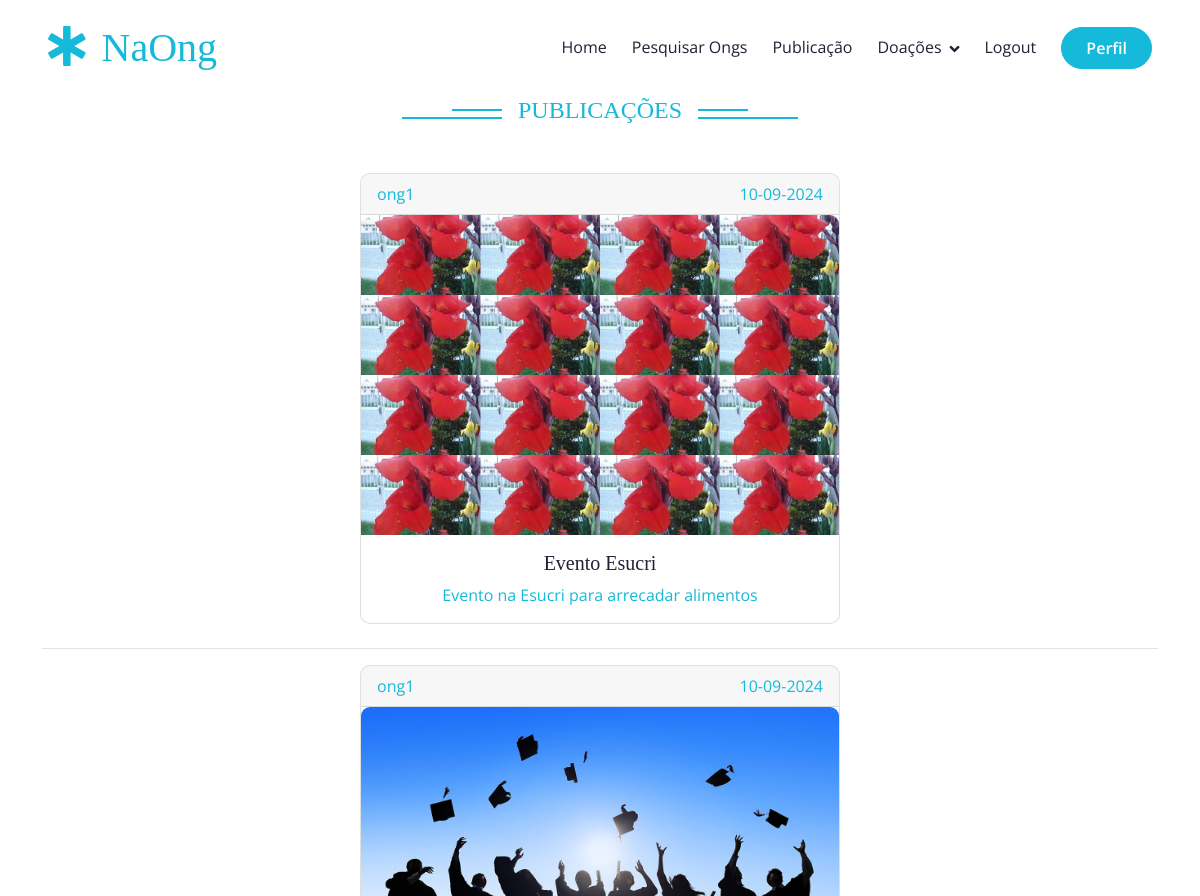
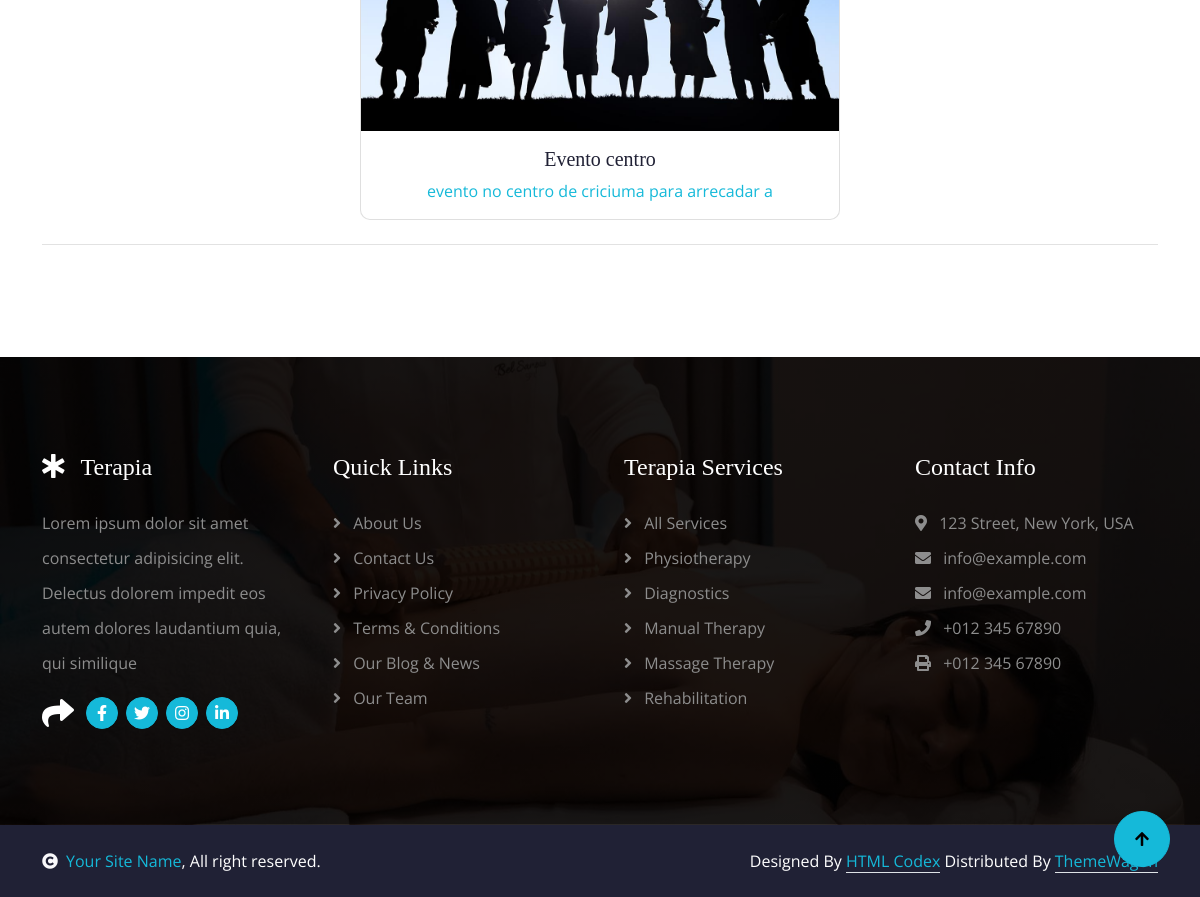
Page /lista_publicacao.php (signed in) on the committed database (2 pictures, top to bottom).
### tables this page shows
CREATE TABLE `publicacoes` (
  `id_publicacoes` int(11) NOT NULL AUTO_INCREMENT,
  `id_ong` int(11) DEFAULT NULL,
  `titulo` varchar(45) DEFAULT NULL,
  `descricao` varchar(45) DEFAULT NULL,
  `dtpublicacao` datetime DEFAULT NULL,
  `arquivo` varchar(45) DEFAULT NULL,
  PRIMARY KEY (`id_publicacoes`)
);

CREATE TABLE `ongs` (
  `id_ong` int(11) NOT NULL AUTO_INCREMENT,
  `cnpj` varchar(45) NOT NULL,
  `razao_social` varchar(45) DEFAULT NULL,
  `nome_fantasia` varchar(45) DEFAULT NULL,
  `endereco` varchar(45) DEFAULT NULL,
  `cidade` varchar(45) DEFAULT NULL,
  `cep` varchar(45) DEFAULT NULL,
  `estado` varchar(45) DEFAULT NULL,
  `pais` varchar(45) DEFAULT NULL,
  `telefone` varchar(45) DEFAULT NULL,
  `email` varchar(45) NOT NULL,
  `data_cadastro` datetime DEFAULT NULL,
  `ativo` char(1) DEFAULT NULL,
  `senha` varchar(200) DEFAULT NULL,
  `foto_perfil` varchar(255) DEFAULT NULL,
  `area_atuacao` varchar(255) DEFAULT NULL,
  `id_departamento` int(11) DEFAULT NULL,
  `descricao` varchar(255) DEFAULT NULL,
  `latitude` varchar(255) DEFAULT NULL,
  `longitude` varchar(255) DEFAULT NULL,
  PRIMARY KEY (`id_ong`,`cnpj`,`email`),
  KEY `fk_id_departamento_idx` (`id_departamento`),
  CONSTRAINT `fk_id_departamento` FOREIGN KEY (`id_departamento`) REFERENCES `departamentos` (`id_departamento`)
);

### lista_publicacao_model.php (called while the page is built)
<?php
include 'banco.php';
$sql_list_publicacoes = "SELECT p.*, o.nome_fantasia FROM publicacoes p inner join ongs o on o.id_ong = p.id_ong ORDER BY id_publicacoes DESC LIMIT 10";
$result_list_publicacoes = $conn->query($sql_list_publicacoes);
$list_publicacoes = $result_list_publicacoes->fetch_all(MYSQLI_ASSOC);

### lista_publicacao.php (the view)
<?php
include('./cabecalho.php');
include('./lista_publicacao_model.php');
?>
<div class="container-fluid feature py-5">
    <div class="container py-5">
        <div class="section-title mb-5 wow fadeInUp" data-wow-delay="0.1s">
            <div class="sub-style">
                <h4 class="sub-title px-3 mb-0">PUBLICAÇÕES</h4>
            </div>
        </div>
        <?php foreach ($list_publicacoes as $key => $publicacoes) {
            $dataPublicacao = DateTime::createFromFormat('Y-m-d H:i:s', $publicacoes['dtpublicacao']);
            $dataFormatada = $dataPublicacao ? $dataPublicacao->format('d-m-Y') : '';
        ?>
            <div class="d-flex justify-content-center align-items-center text-center mb-4">
                <a href="./cadastro_publicacao.php?id_publicacao=<?php echo $publicacoes['id_publicacoes'] ?>">
                    <div class="card" style="width: 30rem;">
                        <div class="card-header d-flex justify-content-between">
                            <span class="text-left"><?php echo $publicacoes['nome_fantasia'] ?></span>
                            <span class="text-right"><?php echo $dataFormatada ?></span>
                        </div>
                        <img class="card-img-top" src="./<?php echo $publicacoes['arquivo'] ?>" alt="Card image cap" style="height: 20rem;">
                        <div class="card-body">
                            <h5 class="card-title"><?php echo $publicacoes['titulo'] ?></h5>
                            <p class="card-text"><?php echo $publicacoes['descricao'] ?></p>
                        </div>
                    </div>
                </a>
            </div>
            <hr>
        <?php } ?>
    </div>
</div>
<?php include('./rodape.php') ?>

### css/style.css (style rules this page uses)
.section-title { max-width: 900px; text-align: center; margin: 0 auto; }
.section-title .sub-style { position: relative; display: inline-block; text-transform: uppercase; color: var(--bs-primary); }
.section-title .sub-style::before { content: ""; width: 100px; position: absolute; top: 50%; left: 0; transform: translateY(-50%); margin-top: 8px; margin-left: -100px; border: 1px solid var(--bs-primary) !important; }
.section-title .sub-style::after { content: ""; width: 50px; position: absolute; top: 50%; left: 0; transform: translateY(-50%); margin-bottom: 5px; margin-left: -50px; border: 1px solid var(--bs-primary) !important; }
.sub-title { position: relative; display: inline-block; text-transform: uppercase; color: var(--bs-primary); }
.sub-title::before { content: ""; width: 100px; position: absolute; top: 50%; right: 0; transform: translateY(-50%); margin-top: 8px; margin-right: -100px; border: 1px solid var(--bs-primary) !important; }
.sub-title::after { content: ""; width: 50px; position: absolute; top: 50%; right: 0; transform: translateY(-50%); margin-bottom: 8px; margin-right: -50px; border: 1px solid var(--bs-primary) !important; }

### rows in the picture
publicacoes: ongs.nome_fantasia "ong1", dtpublicacao "10-09-2024", arquivo (picture), titulo "Evento Esucri", descricao "Evento na Esucri para arrecadar alimentos"
publicacoes: ongs.nome_fantasia "ong1", dtpublicacao "10-09-2024", arquivo (picture), titulo "Evento centro", descricao "evento no centro de criciuma para arrecadar a"
